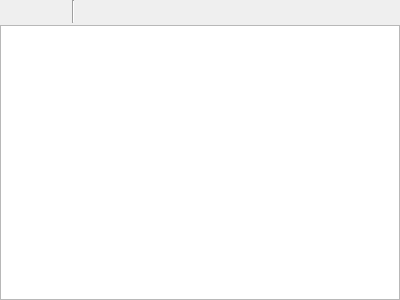
<?xml version="1.0" encoding="UTF-8"?>
<ui version="4.0">
 <class>NoteWidget</class>
 <widget class="QWidget" name="NoteWidget">
  <property name="geometry">
   <rect>
    <x>0</x>
    <y>0</y>
    <width>400</width>
    <height>300</height>
   </rect>
  </property>
  <property name="windowTitle">
   <string>Form</string>
  </property>
  <layout class="QVBoxLayout" name="noteLayout">
   <property name="spacing">
    <number>2</number>
   </property>
   <property name="margin">
    <number>0</number>
   </property>
   <item>
    <layout class="QHBoxLayout" name="horizontalLayout">
     <property name="spacing">
      <number>0</number>
     </property>
     <item>
      <widget class="QToolButton" name="saveBtn">
       <property name="toolTip">
        <string>Save Note</string>
       </property>
       <property name="shortcut">
        <string notr="true">Ctrl+S</string>
       </property>
       <property name="autoRaise">
        <bool>true</bool>
       </property>
      </widget>
     </item>
     <item>
      <widget class="QToolButton" name="copyBtn">
       <property name="toolTip">
        <string>Copy note to clipboard</string>
       </property>
       <property name="text">
        <string notr="true"/>
       </property>
       <property name="icon">
        <iconset resource="../main.qrc">
         <normaloff>:/icons/copy</normaloff>:/icons/copy</iconset>
       </property>
       <property name="iconSize">
        <size>
         <width>16</width>
         <height>16</height>
        </size>
       </property>
       <property name="shortcut">
        <string>Ctrl+Shift+C</string>
       </property>
       <property name="autoRaise">
        <bool>true</bool>
       </property>
      </widget>
     </item>
     <item>
      <widget class="QToolButton" name="printBtn">
       <property name="toolTip">
        <string>Print Note</string>
       </property>
       <property name="text">
        <string notr="true"/>
       </property>
       <property name="icon">
        <iconset resource="../main.qrc">
         <normaloff>:/icons/print</normaloff>:/icons/print</iconset>
       </property>
       <property name="shortcut">
        <string>Ctrl+P</string>
       </property>
       <property name="autoRaise">
        <bool>true</bool>
       </property>
      </widget>
     </item>
     <item>
      <widget class="Line" name="line_2">
       <property name="orientation">
        <enum>Qt::Vertical</enum>
       </property>
      </widget>
     </item>
     <item>
      <widget class="QToolButton" name="findBtn">
       <property name="toolTip">
        <string>Find</string>
       </property>
       <property name="icon">
        <iconset resource="../main.qrc">
         <normaloff>:/icons/find</normaloff>:/icons/find</iconset>
       </property>
       <property name="shortcut">
        <string notr="true">Ctrl+F</string>
       </property>
       <property name="autoRaise">
        <bool>true</bool>
       </property>
      </widget>
     </item>
     <item>
      <spacer name="horizontalSpacer">
       <property name="orientation">
        <enum>Qt::Horizontal</enum>
       </property>
       <property name="sizeType">
        <enum>QSizePolicy::Fixed</enum>
       </property>
       <property name="sizeHint" stdset="0">
        <size>
         <width>20</width>
         <height>20</height>
        </size>
       </property>
      </spacer>
     </item>
     <item>
      <widget class="QToolButton" name="trashBtn">
       <property name="toolTip">
        <string>Delete note</string>
       </property>
       <property name="text">
        <string notr="true"/>
       </property>
       <property name="icon">
        <iconset resource="../main.qrc">
         <normaloff>:/icons/trash</normaloff>:/icons/trash</iconset>
       </property>
       <property name="iconSize">
        <size>
         <width>16</width>
         <height>16</height>
        </size>
       </property>
       <property name="shortcut">
        <string>Ctrl+D</string>
       </property>
       <property name="autoRaise">
        <bool>true</bool>
       </property>
      </widget>
     </item>
     <item>
      <spacer name="horizontalSpacer_2">
       <property name="orientation">
        <enum>Qt::Horizontal</enum>
       </property>
       <property name="sizeHint" stdset="0">
        <size>
         <width>40</width>
         <height>20</height>
        </size>
       </property>
      </spacer>
     </item>
    </layout>
   </item>
   <item>
    <widget class="NoteDialogEdit" name="noteEdit"/>
   </item>
  </layout>
 </widget>
 <customwidgets>
  <customwidget>
   <class>NoteDialogEdit</class>
   <extends>QTextEdit</extends>
   <header>notedialogedit.h</header>
  </customwidget>
 </customwidgets>
 <resources>
  <include location="../main.qrc"/>
 </resources>
 <connections/>
</ui>
